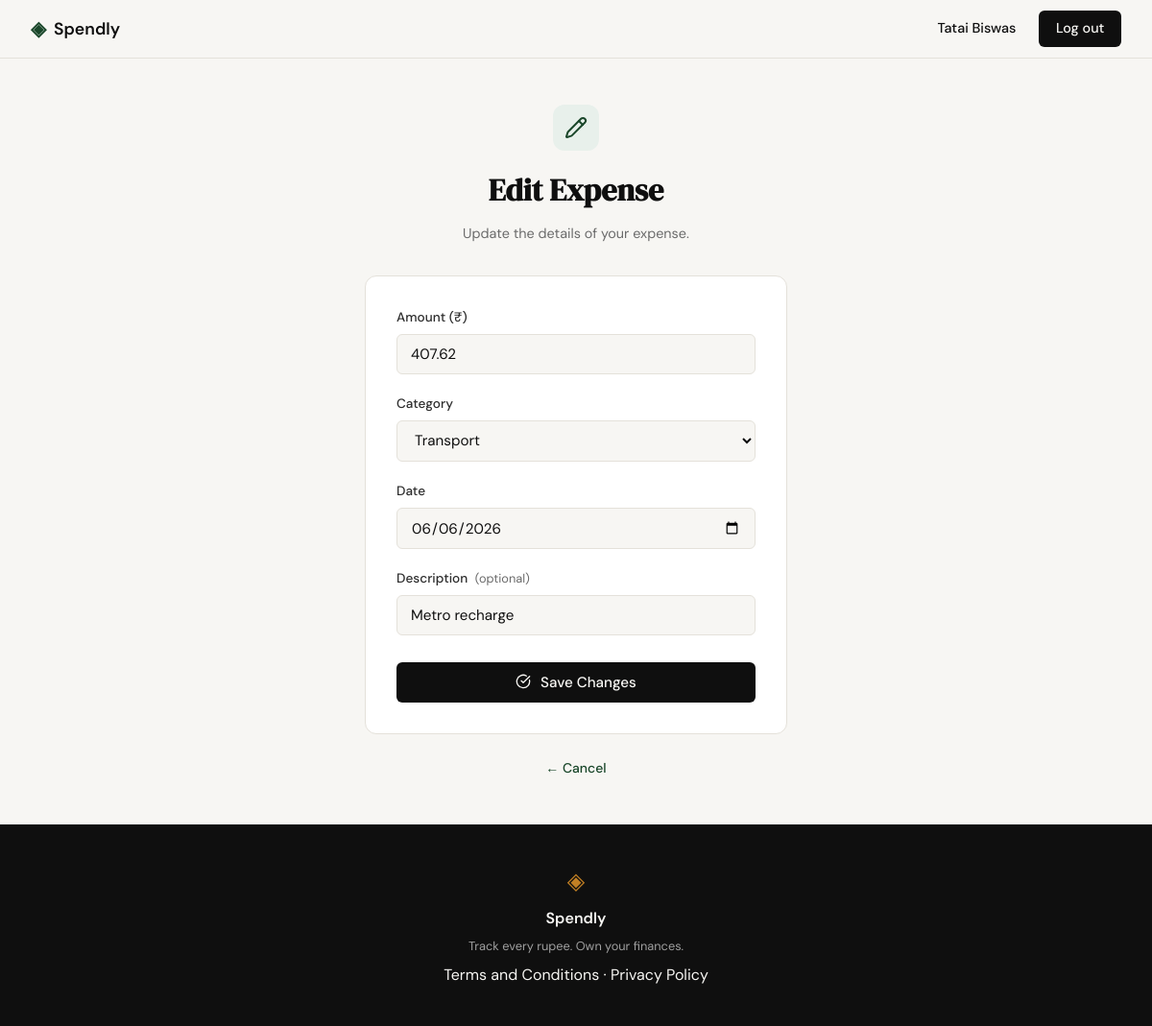
/expenses/16/edit (signed in), run on an earlier commit of the app's database.
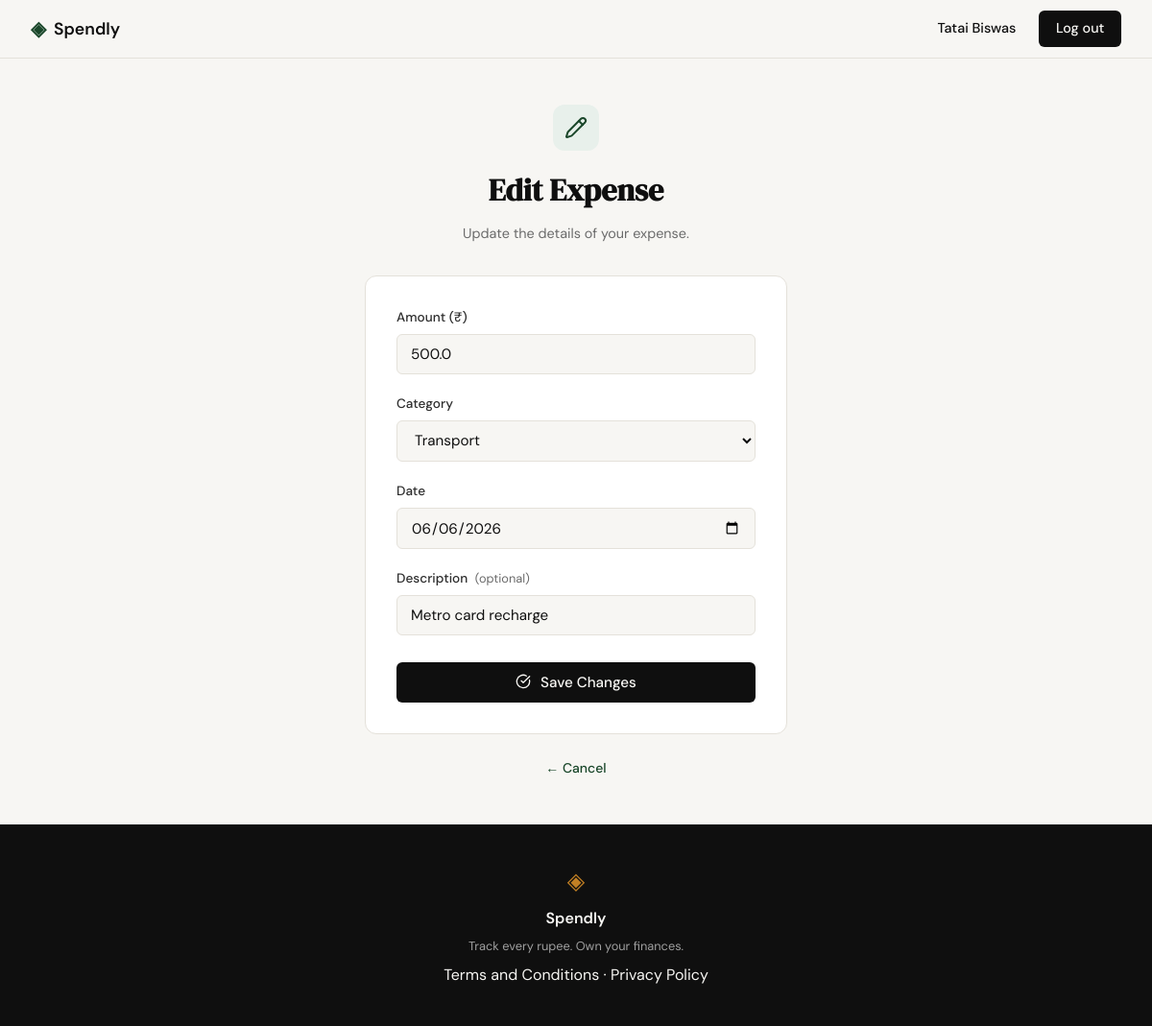
And on a later commit of the database.
### tables this page shows
CREATE TABLE expenses (
                id          INTEGER PRIMARY KEY AUTOINCREMENT,
                user_id     INTEGER NOT NULL,
                amount      REAL    NOT NULL,
                category    TEXT    NOT NULL,
                date        TEXT    NOT NULL,
                description TEXT,
                created_at  TEXT    DEFAULT (datetime('now')),
                FOREIGN KEY (user_id) REFERENCES users(id)
            );

### app.py (the view, shortened to what this page needs)
@app.route("/expenses/<int:id>/edit", methods=["GET", "POST"])
def edit_expense(id):
    if not session.get("user_id"):
        return redirect(url_for("login"))
    expense = get_expense_by_id(id, session["user_id"])
    if expense is None:
        abort(404)
    if request.method == "GET":
        return render_template(
            "edit_expense.html",
            expense=expense,
            categories=VALID_CATEGORIES,
            form={
                "amount": expense["amount"],
                "category": expense["category"],
                "date": expense["date"],
                "description": expense["description"] or "",
            },
            error=None,
        )

### database/db.py (called while the page is built)
def get_db():
    conn = sqlite3.connect(DB_PATH)
    conn.row_factory = sqlite3.Row
    conn.execute("PRAGMA foreign_keys = ON")
    return conn

def get_expense_by_id(expense_id, user_id):
    conn = get_db()
    try:
        return conn.execute(
            "SELECT * FROM expenses WHERE id = ? AND user_id = ?",
            (expense_id, user_id),
        ).fetchone()
    finally:
        conn.close()

### templates/edit_expense.html (shortened to what this page needs)
{% extends "base.html" %}
{% block content %}
<section class="auth-section">
  <div class="auth-container">
    <div class="auth-header">
      <div class="add-expense-icon">
        <i data-lucide="pencil"></i>
      </div>
      <h1 class="auth-title">Edit Expense</h1>
      <p class="auth-subtitle">Update the details of your expense.</p>
    </div>
    <div class="auth-card">
      <form method="POST" action="{{ url_for('edit_expense', id=expense.id) }}">
        <div class="form-group">
          <label for="amount">Amount (₹)</label>
          <input
            class="form-input"
            type="number"
            id="amount"
            name="amount"
            step="0.01"
            min="0.01"
            placeholder="0.00"
            value="{{ form.get('amount', '') }}"
            required
            autofocus
          >
        </div>
        <div class="form-group">
          <label for="category">Category</label>
          <select class="form-input" id="category" name="category" required>
            {% for cat in categories %}
              <option value="{{ cat }}" {% if form.get('category') == cat %}selected{% endif %}>{{ cat }}</option>
            {% endfor %}
          </select>
        </div>
        <div class="form-group">
          <label for="date">Date</label>
          <input
            class="form-input"
            type="date"
            id="date"
            name="date"
            value="{{ form.get('date', '') }}"
            required
          >
        </div>
        <div class="form-group">
          <label for="description">
            Description
            <span class="add-expense-optional">(optional)</span>
          </label>
          <input
            class="form-input"
            type="text"
            id="description"
            name="description"
            placeholder="e.g. Lunch with team"
            value="{{ form.get('description', '') }}"
            maxlength="200"
          >
        </div>
        <button class="btn-submit" type="submit">
          <i data-lucide="check-circle" class="add-expense-btn-icon"></i>
          Save Changes
        </button>
      </form>
    </div>
    <p class="auth-switch">
      <a href="{{ url_for('profile') }}">← Cancel</a>
    </p>
  </div>
</section>
{% endblock %}

### templates/base.html (shortened to what this page needs)
<!DOCTYPE html>
<html lang="en">
<head>
    <link rel="stylesheet" href="{{ url_for('static', filename='css/style.css') }}">
</head>
<body>
    <nav class="navbar">
        <div class="nav-inner">
            <a href="{{ url_for('landing') }}" class="nav-brand">
                <span class="brand-icon">◈</span>
                <span class="brand-name">Spendly</span>
            </a>
            <div class="nav-links">
                {% if session.get("user_id") %}
                    <span class="nav-user">{{ session["user_name"] }}</span>
                    <a href="{{ url_for('logout') }}" class="nav-cta">Log out</a>
                {% else %}
                    <a href="{{ url_for('login') }}">Sign in</a>
                    <a href="{{ url_for('register') }}" class="nav-cta">Get started</a>
                {% endif %}
            </div>
        </div>
    </nav>
    <main class="main-content">
        {% block content %}{% endblock %}
    </main>
    <footer class="footer">
        <div class="footer-inner">
            <span class="brand-icon">◈</span>
            <span class="footer-name">Spendly</span>
            <p class="footer-copy">Track every rupee. Own your finances.</p>
            <p><a href="{{ url_for('terms') }}">Terms and Conditions</a> · <a href="{{ url_for('privacy') }}">Privacy Policy</a></p>
        </div>
    </footer>
</body>
</html>

### static/css/style.css (style rules this page uses)
:root { --ink: #0f0f0f; --ink-soft: #2d2d2d; --ink-muted: #6b6b6b; --ink-faint: #a0a0a0; --paper: #f7f6f3; --paper-warm: #f0ede6; --paper-card: #ffffff; --accent: #1a472a; --accent-light: #e8f0eb; --accent-2: #c17f24; --accent-2-light: #fdf3e3; --danger: #c0392b; --danger-light: #fdecea; --border: #e4e1da; --border-soft: #eeebe4; --font-display: 'DM Serif Display', Georgia, serif; --font-body: 'DM Sans', system-ui, sans-serif; --max-width: 1200px; --auth-width: 440px; --radius-sm: 6px; --radius-md: 12px; --radius-lg: 20px; }
*, *::before, *::after { box-sizing: border-box; margin: 0; padding: 0; }
html { font-size: 16px; scroll-behavior: smooth; }
body { background: var(--paper); color: var(--ink); font-family: var(--font-body); font-size: 1rem; line-height: 1.6; -webkit-font-smoothing: antialiased; }
a { color: inherit; text-decoration: none; }
.navbar { position: sticky; top: 0; z-index: 100; background: var(--paper); border-bottom: 1px solid var(--border); padding: 0 2rem; }
.nav-inner { max-width: var(--max-width); margin: 0 auto; height: 60px; display: flex; align-items: center; justify-content: space-between; }
.nav-brand { display: flex; align-items: center; gap: 0.5rem; font-family: var(--font-body); font-weight: 600; font-size: 1.1rem; color: var(--ink); }
.brand-icon { color: var(--accent); font-size: 1.3rem; }
.brand-name { color: var(--ink); }
.nav-links { display: flex; align-items: center; gap: 1.5rem; font-size: 0.9rem; font-weight: 500; }
.nav-links a { color: var(--ink-muted); transition: color 0.2s; }
.nav-cta { background: var(--ink) !important; color: var(--paper) !important; padding: 0.45rem 1.1rem; border-radius: var(--radius-sm); transition: background 0.2s !important; }
.main-content { min-height: calc(100vh - 60px - 100px); }
.auth-section { min-height: calc(100vh - 60px - 100px); display: flex; align-items: center; justify-content: center; padding: 3rem 2rem; }
.auth-container { width: 100%; max-width: var(--auth-width); }
.auth-header { text-align: center; margin-bottom: 2rem; }
.auth-title { font-family: var(--font-display); font-size: 2rem; color: var(--ink); margin-bottom: 0.5rem; }
.auth-subtitle { font-size: 0.9rem; color: var(--ink-muted); }
.auth-card { background: var(--paper-card); border: 1px solid var(--border); border-radius: var(--radius-md); padding: 2rem; margin-bottom: 1.5rem; }
.form-group { margin-bottom: 1.25rem; }
.form-group label { display: block; font-size: 0.85rem; font-weight: 500; color: var(--ink-soft); margin-bottom: 0.4rem; }
.form-input { width: 100%; padding: 0.6rem 0.875rem; border: 1px solid var(--border); border-radius: var(--radius-sm); font-family: var(--font-body); font-size: 0.95rem; color: var(--ink); background: var(--paper); outline: none; transition: border-color 0.2s; }
.form-input::placeholder { color: var(--ink-faint); }
.btn-submit { width: 100%; padding: 0.7rem; background: var(--ink); color: var(--paper); border: none; border-radius: var(--radius-sm); font-family: var(--font-body); font-size: 0.95rem; font-weight: 500; cursor: pointer; transition: background 0.2s; margin-top: 0.5rem; }
.auth-switch { text-align: center; font-size: 0.875rem; color: var(--ink-muted); }
.auth-switch a { color: var(--accent); font-weight: 500; }
.add-expense-icon { display: flex; align-items: center; justify-content: center; width: 3rem; height: 3rem; background: var(--accent-light); border-radius: var(--radius-md); margin: 0 auto 1rem; color: var(--accent); }
.add-expense-icon svg { width: 1.5rem; height: 1.5rem; }
.add-expense-optional { font-weight: 400; color: var(--ink-muted); font-size: 0.8rem; margin-left: 0.25rem; }
.add-expense-btn-icon { width: 1rem; height: 1rem; vertical-align: -2px; margin-right: 0.375rem; }
.footer { background: var(--ink); color: var(--paper); padding: 2.5rem 2rem; text-align: center; }
.footer-inner { display: flex; flex-direction: column; align-items: center; gap: 0.4rem; }
.footer .brand-icon { color: var(--accent-2); font-size: 1.5rem; }
.footer-name { font-weight: 600; font-size: 1rem; }
.footer-copy { font-size: 0.8rem; color: var(--ink-faint); }

What changed in the data, as far as the page shows it:
changed expenses "Transport": amount "407.62" → "500.0"; description "Metro recharge" → "Metro card recharge"
